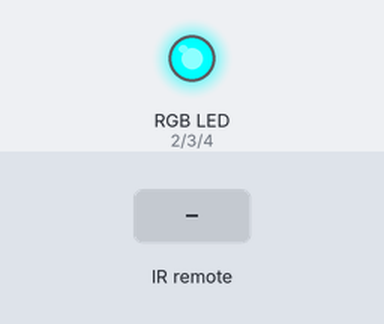
The program below on a simulated Arduino Nano, built with avr-gcc and run on an emulated ATmega328P. Parts: an RGB LED mixed from three pins (HIGH = lit). Inputs (shaded band) come from the test bench.

Above: at 1.2 s.
1.3 s: infrared code 0xFA received
At 1.8 s:
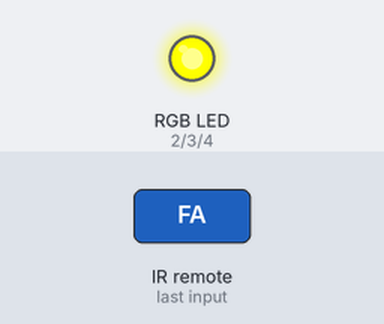
2.9 s: infrared code 0x8E received
At 4.2 s:
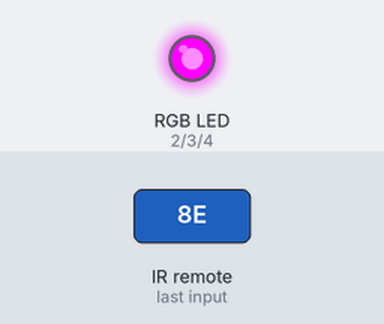
4.5 s: infrared code 0xE1 received
At 5.8 s:
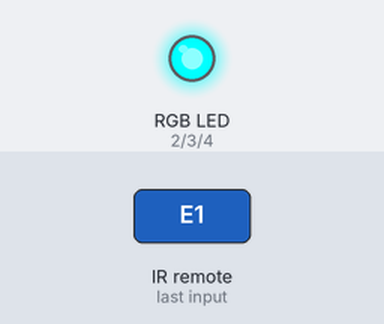
Timing chart, 0 to 7.5 s (numbered marks = the images above; inputs shaded):
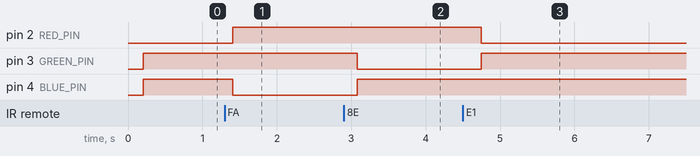

Measured:
- after the input at 1.3 s, pin 2 (RED_PIN): LOW → HIGH after 0.11 s; pin 4 (BLUE_PIN): HIGH → LOW after 0.11 s
- after the input at 2.9 s, pin 3 (GREEN_PIN): HIGH → LOW after 0.18 s; pin 4 (BLUE_PIN): LOW → HIGH after 0.18 s
- after the input at 4.5 s, pin 2 (RED_PIN): HIGH → LOW after 0.25 s; pin 3 (GREEN_PIN): LOW → HIGH after 0.25 s

The program:

main.cpp
```cpp
#include <Arduino.h>
#include <IRremote.h>

// #define DEBUG_FLAG

#define CAR_0
// #define CAR_2

//! REMEMBER TO CHANGE THE platformio.ini FILE TO MATCH THE CAR YOU ARE COMPILING FOR

#if defined(CAR_0) && defined(CAR_2)
#error "You can't define both CAR_0 and CAR_2"
#endif

#ifdef CAR_0

// ! CAR 0 (arduino nano)
#define IR_RECEIVE_PIN 5
#define PIN_SEND 7

#define RED_PIN 2
#define GREEN_PIN 3
#define BLUE_PIN 4

#define CAR_ID 1

#endif

#ifdef CAR_2

// ! CAR 2 (arduino pro micro)
#define IR_RECEIVE_PIN 7
#define WHITE_LED_PIN 6
#define PIN_SEND 4
#define CAR_ID 3

#define RED_PIN 5
#define GREEN_PIN 8
#define BLUE_PIN 9

#endif


uint32_t previous_send = 0;

enum car_status {PIT, OUT_LAP, LAP};

car_status currentStatus = PIT;

void receiveIr();
void sendIr();
void writeStatusLed();


void setup() {

  // ------------------ IR CONFIGURATION ------------------
  IrSender.begin(PIN_SEND);
  IrReceiver.begin(IR_RECEIVE_PIN);

  // ------------------ SERIAL CONFIGURATION ------------------
  Serial.begin(9600);

  // ------------------ RGB LED CONFIGURATION ------------------
  pinMode(RED_PIN,   OUTPUT);
  pinMode(GREEN_PIN, OUTPUT);
  pinMode(BLUE_PIN,  OUTPUT);
}

unsigned long prevWrite = 0;

void loop() {
  receiveIr();
  sendIr();
  unsigned long currentMillis = millis();
  if(currentMillis - prevWrite > 200){
    prevWrite = currentMillis;
    writeStatusLed();
  }
}


// Updates the current status based on the IR signal received
void receiveIr(){
  if (IrReceiver.decode()) {
    IrReceiver.resume();
    switch (IrReceiver.decodedIRData.command)
    {
    case 0xfa:
      currentStatus = LAP;
      #ifdef DEBUG_FLAG
      Serial.print("la macchina ");
      Serial.print(CAR_ID);
      Serial.println(" è passata dal via! ;P");
      #endif
      break;
    case 0xe1:
      currentStatus = PIT;
      #ifdef DEBUG_FLAG
      Serial.print("la macchina ");
      Serial.print(CAR_ID);
      Serial.println(" è entrata nei pit! B)");
      #endif
      break;
    case 0x8e:
      currentStatus = OUT_LAP;
      #ifdef DEBUG_FLAG
      Serial.print("la macchina ");
      Serial.print(CAR_ID);
      Serial.println(" è uscita dai pit! :D");
      #endif
      break;
    default:
      break;
    }
  }
}

// Notifies the own id
void sendIr(){
  if(millis()-previous_send > 500){
    IrReceiver.disableIRIn();
    IrSender.sendNEC(CAR_ID, CAR_ID, 2);
    IrReceiver.enableIRIn();
    previous_send= millis();
  }
}

// Writes the current status on the led
void writeStatusLed(){
  switch (currentStatus){
  case PIT:
    //Setting the led RED for PIT
    digitalWrite(RED_PIN,   LOW);
    digitalWrite(GREEN_PIN, HIGH);
    digitalWrite(BLUE_PIN,  HIGH);
    break;
  case OUT_LAP:
    //Setting the led GREEN for OUT_LAP
    digitalWrite(RED_PIN,   HIGH);
    digitalWrite(GREEN_PIN, LOW);
    digitalWrite(BLUE_PIN,  HIGH);
    break;
  case LAP:
    //Setting the led BLUE for LAP
    digitalWrite(RED_PIN,   HIGH);
    digitalWrite(GREEN_PIN, HIGH);
    digitalWrite(BLUE_PIN,  LOW);
    break;
  }
}
```
